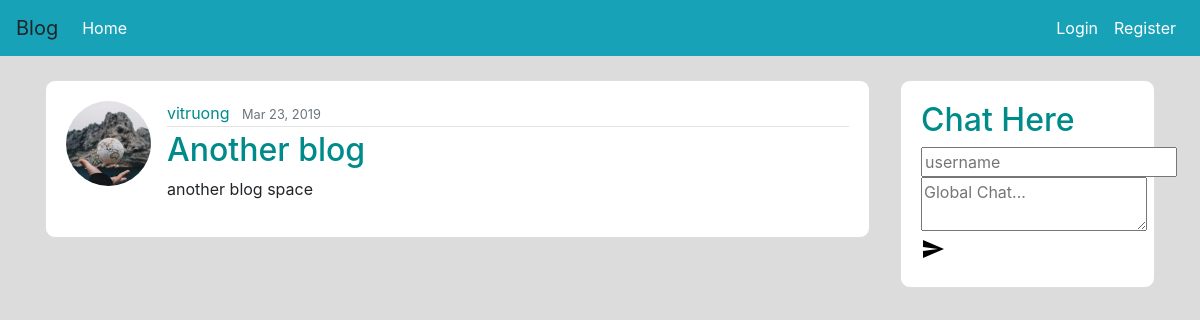
Screenshot of /post/3 with the database file from the repository.
### flaskblog/model.py (models this page shows, shortened)
class User(db.Model, UserMixin):
    id = db.Column(db.Integer, autoincrement=True, primary_key=True)
    username = db.Column(db.String(20), unique=True, nullable=False)
    email = db.Column(db.String(120), unique=True, nullable=False)
    image_file = db.Column(db.String(20), nullable=False, default='default.jpg')
    password = db.Column(db.String(60), nullable=False)
    posts = db.relationship('Post', backref='author', lazy=True)

class Post(db.Model):
    id = db.Column(db.Integer, autoincrement=True, primary_key=True)
    title = db.Column(db.String(150), nullable=False)
    content = db.Column(db.Text, nullable=False)
    date_posted = db.Column(db.DateTime, nullable=False, default=datetime.utcnow)
    user_id = db.Column(db.Integer, db.ForeignKey('user.id'), nullable=False)

### flaskblog/routes.py (the view)
@app.route('/post/<int:post_id>')
def post(post_id):
    post = Post.query.get_or_404(post_id)
    return render_template('post.html', title=post.title, post=post)

### flaskblog/templates/post.html (shortened to what this page needs)
{% extends 'base.html' %}
{% block body %}
    <article class="media content-section">
      <img class="rounded-circle article-img" src="{{ url_for('static', filename='profile_pics/' + post.author.image_file) }}">
      <div class="media-body">
        <div class="article-metadata">
          <a class="mr-2" href="{{ url_for('user_posts', username=post.author.username) }}">{{ post.author.username }}</a>
          <small class="text-muted">{{ post.date_posted.strftime('%b %d, %Y') }}</small>
        </div>
        <h2 class="article-title">{{ post.title }}</h2>
        <p class="article-content">{{ post.content }}</p>
      </div>
    </article>
{% endblock %}

### flaskblog/static/styles.css (style rules this page uses)
h2 { color: #008B8B; }
a { color: #008B8B; }
body { background-color: gainsboro; }
.article-img { height: 85px; width: 85px; margin-right: 16px; }
.content-section { background: #ffffff; padding: 20px 20px; border: 1px solid #dddddd; border-radius: 10px; margin-bottom: 20px; }
.article-metadata { padding-bottom: 1px; margin-bottom: 4px; border-bottom: 1px solid #e3e3e3 }

### rows the page displays
User: image_file (picture), author.username "vitruong"
Post: date_posted "Mar 23, 2019", title "Another blog", content "another blog space"
